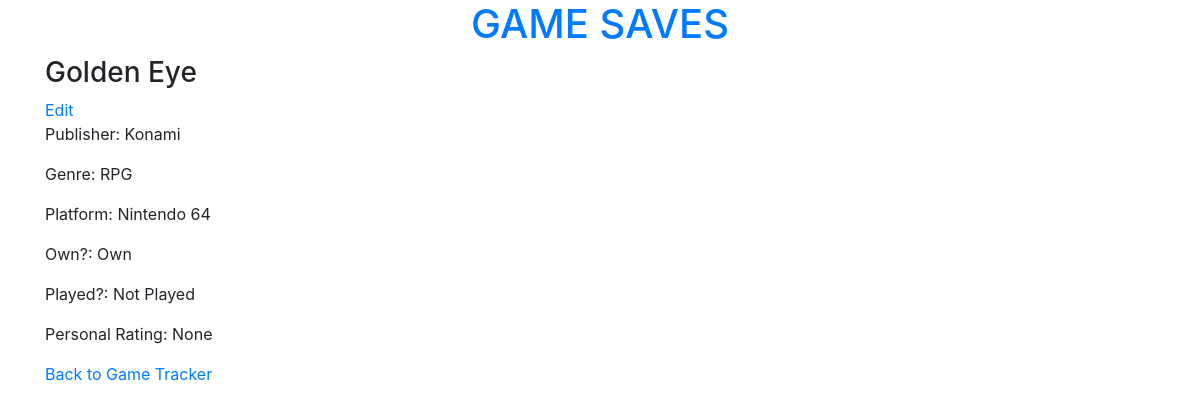
Page /game/17 on the committed database.
### tracker/models.py (models this page shows, shortened)
class Game(models.Model):
    title = models.CharField(max_length=255)
    developer = models.ForeignKey('Developer', null=True)
    publisher = models.ForeignKey('Publisher')
    genre = models.ForeignKey('Genre')
    platform = models.ForeignKey('Platform')
    OWN_STATUS_CHOICES = (
        ('Own', 'Own'),
        ('Want', 'Want'),
    )
    own_status = models.CharField(max_length=4, choices=OWN_STATUS_CHOICES, default='Want')
    PLAY_STATUS_CHOICES = (
        ('Played', 'Played'),
        ('Not Played', 'Not Played'),
    )
    play_status = models.CharField(max_length=10, choices=PLAY_STATUS_CHOICES, default='Not Played')
    personal_rating = models.IntegerField(
        validators = [MaxValueValidator(5), MinValueValidator(1)],
        null=True,
        blank=True,
    )
    class Meta:
        ordering = ['title']

class Publisher(models.Model):
    name = models.CharField(max_length=255)
    class Meta:
        ordering = ['name']
    def __str__(self):
        return self.name

class Genre(models.Model):
    name = models.CharField(max_length=255)
    class Meta:
        ordering = ['name']
    def __str__(self):
        return self.name

class Platform(models.Model):
    system = models.CharField(max_length=255)
    class Meta:
        ordering = ['system']
    def __str__(self):
        return self.system

### tracker/views.py (the view)
# urls.py: url(r'^game/(?P<pk>\d+)$', views.GameDetailView.as_view(), name='detail'),
class GameDetailView(DetailView):
    model = Game

### tracker/templates/tracker/game_detail.html
{% extends 'tracker/base.html' %}
{% block content %}
<h3>{{ game.title }}</h3>
<a href="{% url 'update' pk=game.pk %}">Edit</a>
<p>Publisher: {{ game.publisher }}</p>
<p>Genre: {{ game.genre }}</p>
<p>Platform: {{ game.platform }}</p>
{% if game.own_status == "Want" %}
<p>Own?: <a href="https://www.amazon.com/s?url=search-alias%3Dvideogames&field-keywords={{ game.title }}" target="_blank">{{ game.own_status }}</a></p>
{% else %}
<p>Own?: {{ game.own_status }}</p>
{% endif %}
<p>Played?: {{ game.play_status }}</p>
<p>Personal Rating: {{ game.personal_rating }}</p>
<a href="{% url 'games:list' %}">Back to Game Tracker</a>
{% endblock %}

### rows in the picture
Game: title "Golden Eye", publisher "Konami", genre "RPG", platform "Nintendo 64", own_status "Own", play_status "Not Played", personal_rating "None"
